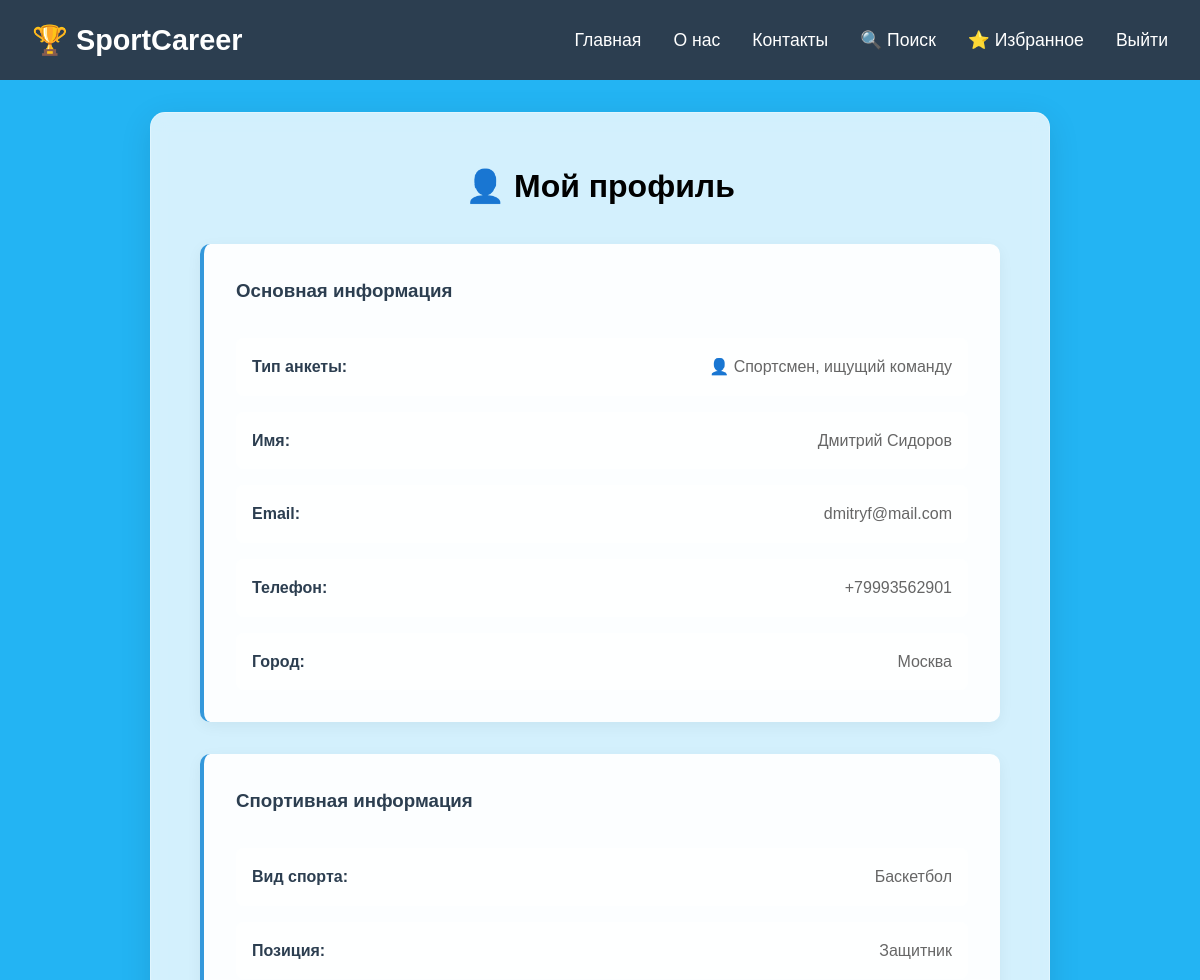
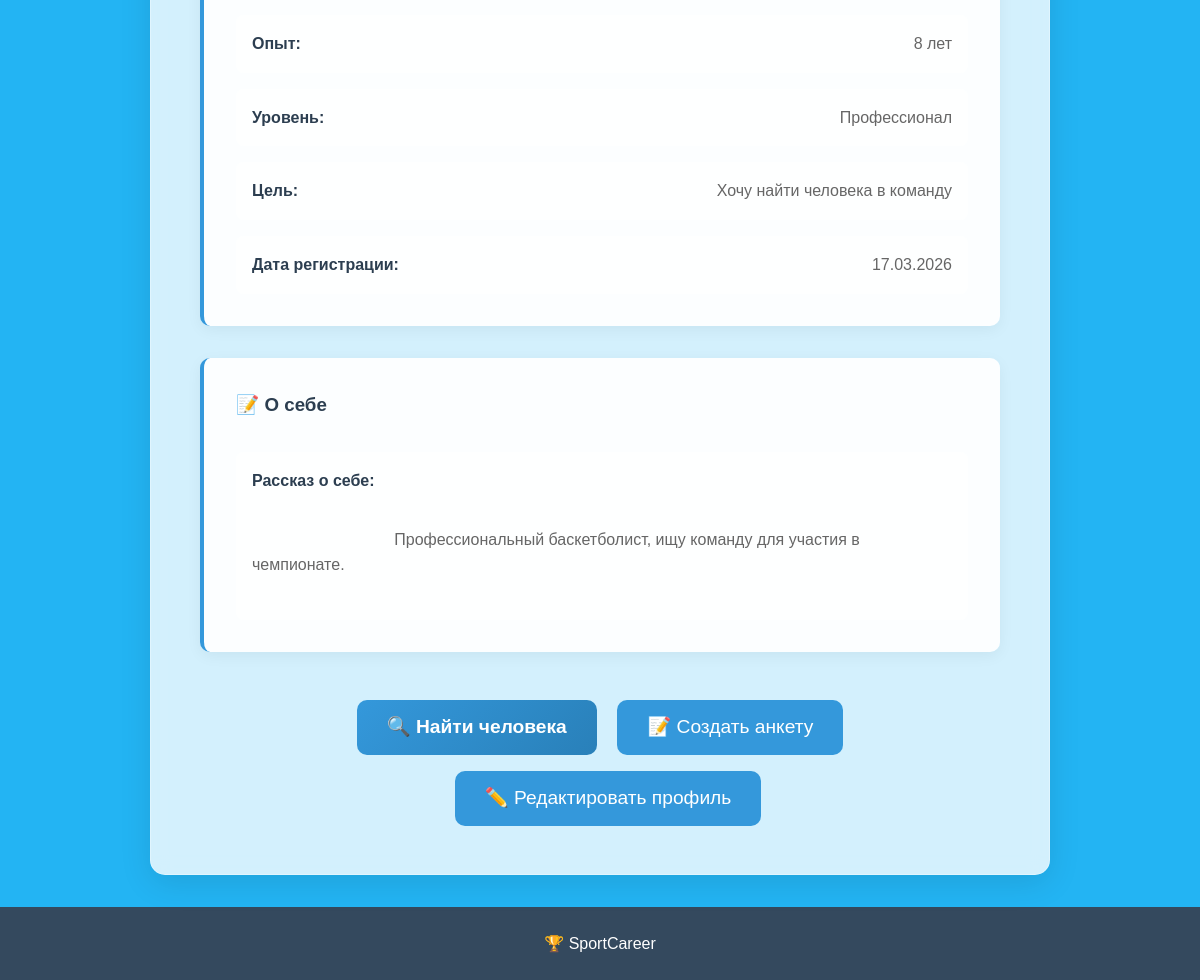
Page /profile (signed in) on the committed database (2 pictures, top to bottom).
### app.py (models this page shows, shortened)
class User(db.Model):
    id = db.Column(db.Integer, primary_key=True)
    name = db.Column(db.String(100), nullable=False)
    surname = db.Column(db.String(100), nullable=False)
    email = db.Column(db.String(120), unique=True, nullable=False)
    phone = db.Column(db.String(20))
    password_hash = db.Column(db.String(200), nullable=False)
    sport = db.Column(db.String(50))
    position = db.Column(db.String(100))
    experience = db.Column(db.Integer, default=0)
    level = db.Column(db.String(50))
    city = db.Column(db.String(100))
    goals = db.Column(db.String(100))
    about = db.Column(db.Text, default='')
    created_at = db.Column(db.DateTime, default=datetime.utcnow)
    profile_type = db.Column(db.String(20), default='seeker')
    sent_messages = db.relationship('Message', foreign_keys='Message.sender_id', backref='sender', lazy='dynamic')
    received_messages = db.relationship('Message', foreign_keys='Message.receiver_id', backref='receiver', lazy='dynamic')

### app.py (the view)
@app.route('/profile')
def profile():
    if 'user_id' not in session:
        flash('❌ Для просмотра профиля необходимо войти в систему', 'error')
        return redirect(url_for('login'))
    user_id = session['user_id']
    user = User.query.get(user_id)
    if not user:
        flash('❌ Пользователь не найден', 'error')
        session.clear()
        return redirect(url_for('login'))
    return render_template('profile.html', user=user)

### templates/profile.html (shortened to what this page needs)
<!DOCTYPE html>
<html lang="ru">
<head>
    <link rel="stylesheet" href="/static/style.css">
</head>
<body>
    <header>
        <nav>
            <a href="/" class="logo-link">
                <div class="logo-text">🏆 SportCareer</div>
            </a>
            <ul>
                <li><a href="/">Главная</a></li>
                <li><a href="/about">О нас</a></li>
                <li><a href="/contact">Контакты</a></li>
                <li><a href="/search" style="color: #e74c3c; font-weight: bold;">🔍 Поиск</a></li>
                <li><a href="/favorites" style="color: #f39c12; font-weight: bold;">⭐ Избранное</a></li>
                <li><a href="/logout" style="color: #e74c3c;">Выйти</a></li>
            </ul>
        </nav>
    </header>
    <main>
        {% block content %}
        <div class="content-block">
            <h1 style="text-align: center; margin-bottom: 2rem;">👤 Мой профиль</h1>
            <div class="profile-info">
                <div class="form-section">
                    <h3>Основная информация</h3>
                    <div class="profile-details">
                        <div class="detail-row">
                            <strong>Тип анкеты:</strong>
                            <span>
                                {% if user.profile_type == 'volunteer' %}
                                    👤 Спортсмен, ищущий команду
                                {% else %}
                                    🏢 Команда/Тренер, ищущий спортсмена
                                {% endif %}
                            </span>
                        </div>
                        <div class="detail-row">
                            <strong>Имя:</strong>
                            <span>{{ user.name }} {{ user.surname }}</span>
                        </div>
                        <div class="detail-row">
                            <strong>Email:</strong>
                            <span>{{ user.email }}</span>
                        </div>
                        <div class="detail-row">
                            <strong>Телефон:</strong>
                            <span>{{ user.phone or 'Не указан' }}</span>
                        </div>
                        <div class="detail-row">
                            <strong>Город:</strong>
                            <span>{{ user.city }}</span>
                        </div>
                    </div>
                </div>
                <div class="form-section">
                    <h3>Спортивная информация</h3>
                    <div class="profile-details">
                        <div class="detail-row">
                            <strong>Вид спорта:</strong>
                            <span>
                                {% if user.sport == 'football' %}Футбол
                                {% elif user.sport == 'basketball' %}Баскетбол
                                {% elif user.sport == 'volleyball' %}Волейбол
                                {% elif user.sport == 'hockey' %}Хоккей
                                {% elif user.sport == 'tennis' %}Теннис
                                {% elif user.sport == 'other' %}Другой
                                {% else %}{{ user.sport }}
                                {% endif %}
                            </span>
                        </div>
                        <div class="detail-row">
                            <strong>Позиция:</strong>
                            <span>{{ user.position or 'Не указана' }}</span>
                        </div>
                        <div class="detail-row">
                            <strong>Опыт:</strong>
                            <span>{{ user.experience or '0' }} лет</span>
                        </div>
                        <div class="detail-row">
                            <strong>Уровень:</strong>
                            <span>
                                {% if user.level == 'beginner' %}Начинающий
                                {% elif user.level == 'amateur' %}Любитель
                                {% elif user.level == 'professional' %}Профессионал
                                {% else %}{{ user.level or 'Не указан' }}
                                {% endif %}
                            </span>
                        </div>
                        <div class="detail-row">
                            <strong>Цель:</strong>
                            <span>
                                {% if user.goals == 'team' %}Хочу найти человека в команду
                                {% elif user.goals == 'partner' %}Ищу напарника для тренировок
                                {% elif user.goals == 'coach' %}Ищу тренера
                                {% elif user.goals == 'participant' %}Хочу участника на мероприятия
                                {% else %}{{ user.goals }}
                                {% endif %}
                            </span>
                        </div>
                        <div class="detail-row">
                            <strong>Дата регистрации:</strong>
                            <span>{{ user.created_at.strftime('%d.%m.%Y') }}</span>
                        </div>
                    </div>
                </div>
                {% if user.about %}
                <div class="form-section">
                    <h3>📝 О себе</h3>
                    <div class="profile-details">
                        <div class="detail-row" style="flex-direction: column; align-items: flex-start;">
                            <strong style="margin-bottom: 0.5rem;">Рассказ о себе:</strong>
                            <span style="white-space: pre-wrap; text-align: left; color: #666; line-height: 1.6;">
                                {{ user.about }}
                            </span>
                        </div>
                    </div>
                </div>
                {% endif %}
                <div style="text-align: center; margin-top: 2rem;">
                    <a href="/search" class="submit-btn" style="display: inline-block;">🔍 Найти человека</a>
                    <a href="/volunteer" class="back-btn" style="margin-left: 1rem; display: inline-block;">📝 Создать анкету</a>
                    <a href="/create_profile" class="back-btn" style="margin-left: 1rem; background-color: #2ecc71; display: inline-block;">✏️ Редактировать профиль</a>
                </div>
            </div>
        </div>
        {% endblock %}
    </main>
    <footer>
        <p>🏆 SportCareer</p>
    </footer>
</body>
</html>

### rows in the picture
User: name "Дмитрий", surname "Сидоров", email "dmitryf@mail.com", phone "+79993562901", city "Москва", position "Защитник", experience "8", created_at "17.03.2026", about "Профессиональный баскетболист, ищу команду для участия в чемпионате."
